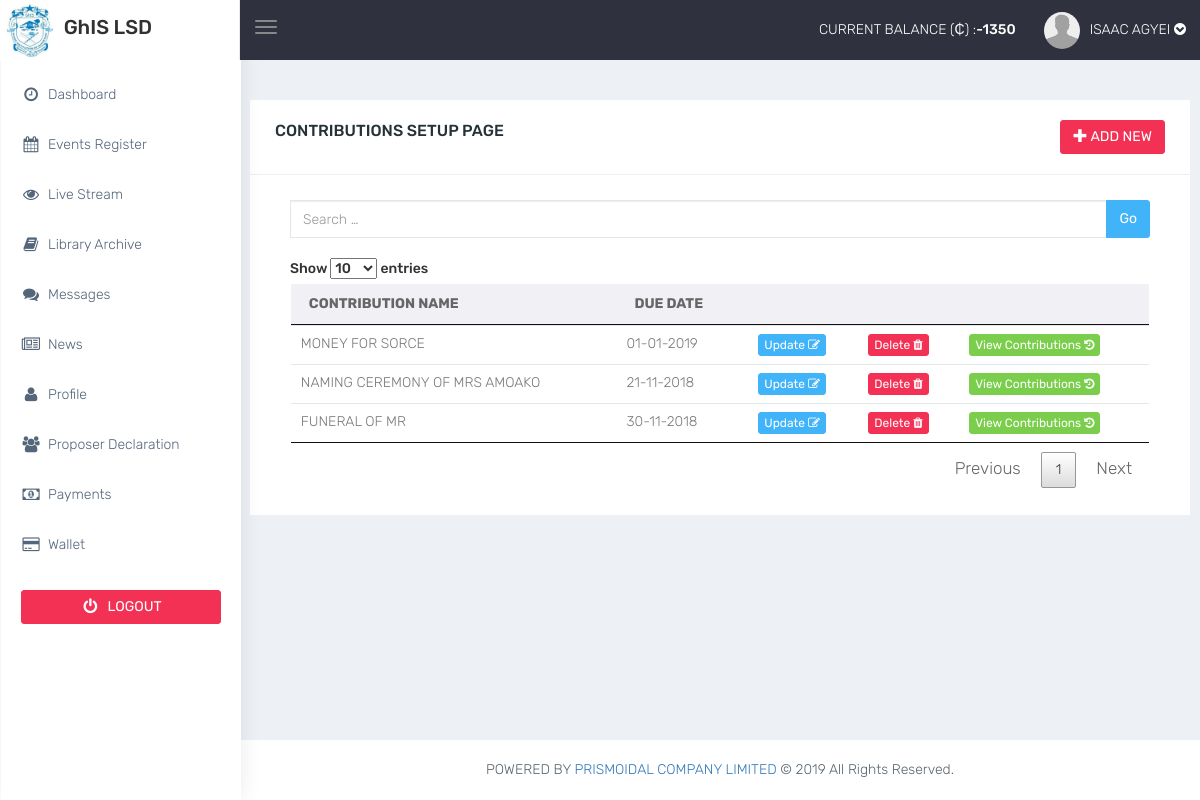
The app's page /pages/admin_contributions.php (signed in), older data.
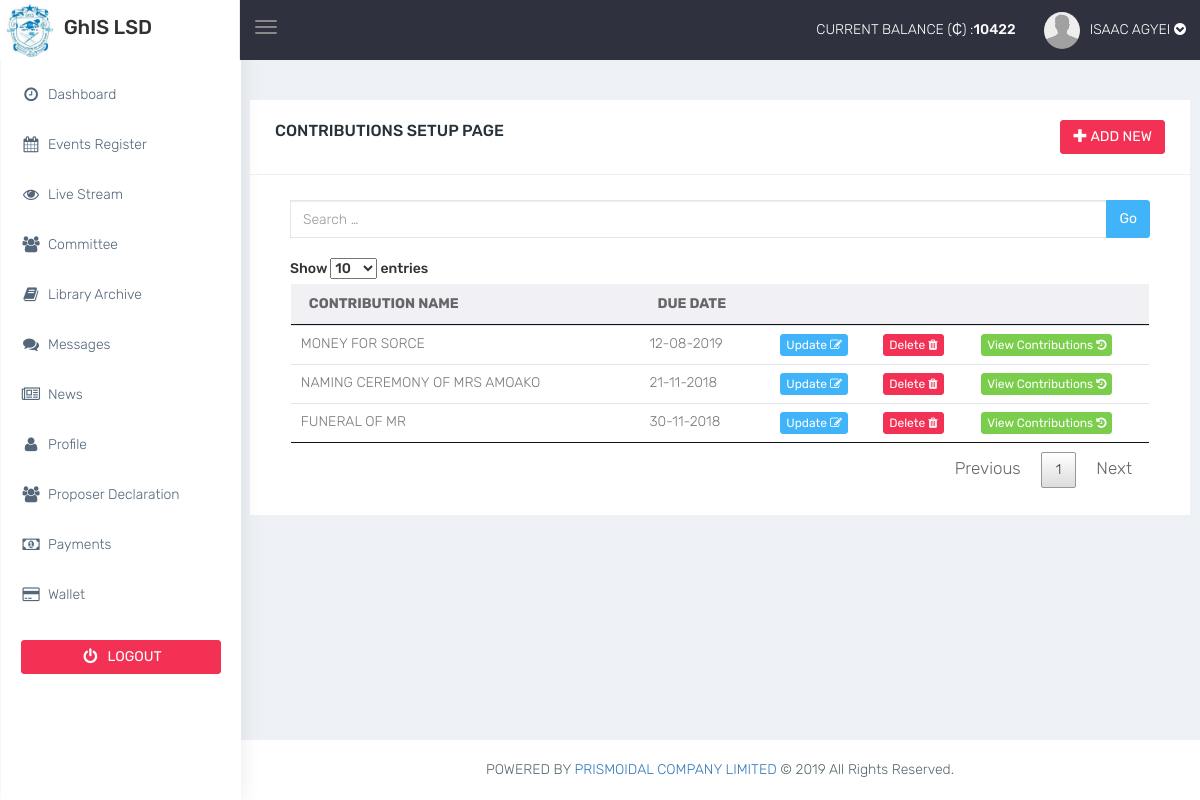
The same page, newer data.
### tables this page shows
CREATE TABLE `members` (
  `members_id` int(11) NOT NULL,
  `first_name` varchar(100) NOT NULL,
  `last_name` varchar(100) NOT NULL,
  `other_name` varchar(100) NOT NULL,
  `dob` varchar(20) NOT NULL,
  `personal_contact` varchar(20) NOT NULL,
  `emergency_contact` varchar(20) NOT NULL,
  `house_number` varchar(50) NOT NULL,
  `house_location` varchar(255) NOT NULL,
  `postal_address` varchar(255) NOT NULL,
  `professional_number` varchar(20) NOT NULL,
  `year_elected` int(11) NOT NULL,
  `surveyor_type` varchar(50) NOT NULL,
  `designation` varchar(255) NOT NULL,
  `company_name` varchar(255) NOT NULL,
  `company_type` varchar(255) NOT NULL,
  `company_contact` varchar(255) NOT NULL,
  `corporate_email` varchar(100) NOT NULL,
  `region` varchar(50) NOT NULL,
  `office_location` varchar(255) NOT NULL,
  `company_address` varchar(255) NOT NULL,
  `current_balance` varchar(100) NOT NULL,
  `committes` text NOT NULL,
  `date_done` timestamp NOT NULL DEFAULT current_timestamp(),
  `division` varchar(20) NOT NULL,
  `user_id` varchar(11) NOT NULL
);

CREATE TABLE `contribution` (
  `contribution_id` int(11) NOT NULL,
  `contribution_name` varchar(100) NOT NULL,
  `due_date` varchar(100) NOT NULL,
  `division` varchar(15) NOT NULL,
  `date_done` timestamp NOT NULL DEFAULT current_timestamp() ON UPDATE current_timestamp()
);

### pages/Classes/db/db.php (called while the page is built)
<?php
	class DbConnect{
		private $host = "localhost";
		private $dbname = "ghislsd_db";
		private $user = "root";
		private $password = "";
		public function connect(){
			try {
					$conn = new PDO("mysql:host=".$this->host."; dbname=".$this->dbname,$this->user,$this->password);
					$conn->setAttribute(PDO::ATTR_ERRMODE,PDO::ERRMODE_EXCEPTION);
					return $conn;
			} catch (PDOException $e) {
				echo "Database Error:".$e->getMessage();
			}
		}
	}
 ?>

### pages/Classes/UserBalance.php (called while the page is built, shortened)
<?php
	class UserBalance{
		private $dbConn;
		public function __construct(){
			require_once("db/db.php");
			$db = new DbConnect();
			$this->dbConn = $db->connect();
		}
			function get_balance(){
				$sql="SELECT current_balance FROM members WHERE professional_number = :memberId";
				$stmt = $this->dbConn->prepare($sql);
				$stmt->bindParam(":memberId",$_SESSION['member_id']);
				if ($stmt->execute()) {
					$results= $stmt->fetch(PDO::FETCH_ASSOC);
					return $results;
				}
				else{
					die();
					}
			}
			}
 ?>

### pages/Classes/Users.php (called while the page is built, shortened)
<?php
	class Users{
		private $dbConn;
		public function __construct(){
			require_once("db/db.php");
			$db = new DbConnect();
			$this->dbConn = $db->connect();
		}
				function get_header_fullname($data){
						$nameSql = "SELECT first_name,last_name FROM members WHERE professional_number=:professionalNumber";
						$nameStmt = $this->dbConn->prepare($nameSql);
						$nameStmt->bindParam(":professionalNumber",$data);
						if ($nameStmt->execute()) {
							$nameResults = $nameStmt->fetch(PDO::FETCH_ASSOC);
							if (!empty($nameResults)) {
								return $nameResults['first_name']." ".$nameResults['last_name'];
							}
							else{
								return $data;
							}
						}
				}
}
 ?>

### pages/Classes/Contribution.php (called while the page is built, shortened)
<?php
	class Contribution{
		private $dbConn;
		private $table = "contribution";
		public function __construct(){
			require_once("db/db.php");
			$db = new DbConnect();
			$this->dbConn = $db->connect();
		}
			function get_contributions(){
				$sql="SELECT * FROM $this->table ORDER BY contribution_id DESC";
				$stmt = $this->dbConn->prepare($sql);
				if ($stmt->execute()) {
					$results= $stmt->fetchAll(PDO::FETCH_ASSOC);
					return $results;
				}
				else{
					die();
					}
			}
	}
 ?>

### pages/admin_contributions.php (the view, shortened to what this page needs)
<?php include("header.php");
      require_once("Classes/Contribution.php");
?>
<br>
<div class="row">
    <div class="panel panel-default">
        <div class="panel-heading">
             <div class="panel-title pull-left">CONTRIBUTIONS SETUP PAGE</div>
            <div class="panel-title pull-right">
               <button data-toggle="modal" data-target="#myModal" class="btn btn-danger"><span class="glyphicon glyphicon-plus"></span> ADD NEW</button>
            </div>
            <div class="clearfix"></div>
        </div>
        <div class="panel-body">
            <div class="col-md-12">
                <div class="input-group">
                  <input type="text" name="search" class="form-control" placeholder="Search &hellip;" id="searchInput" autocomplete="off">
                  <span class="input-group-btn"><button type="button" class="btn btn-info">Go</button></span>
                </div>
            </div>
            <div class="col-md-12">
                <div class="table-responsive"><br>
                    <table class="table table-hover">
                        <thead>
                            <tr>
                                <th>CONTRIBUTION NAME</th>
                                <th>DUE DATE</th>
                                <th></th>
                                <th></th>
                                <th></th>
                            </tr>
                        </thead>
                        <tbody id="resultsDisplay">
                            <?php
                              $objContribution = new Contribution;
                              $contributions = $objContribution->get_contributions();
                              foreach ($contributions as $contribution) {
                                      echo "
                                          <tr>
                                            <td>".$contribution["contribution_name"]."</td>
                                            <td>".$contribution["due_date"]."</td>
                                            <td>
                                              <button type='button' id='".trim($contribution["contribution_id"])."' class='btn btn-info btn-xs update_data'>Update <i class='fa fa-edit'></i></button>
                                            </td>
                                            <td>
                                              <button type='button' id='".trim($contribution["contribution_id"])."' class='btn btn-danger btn-xs del_data'>Delete <i class='fa fa-trash'></i></button>
                                            </td>
                                            <td>
                                              <button type='button' id='".trim($contribution["contribution_id"])."' class='btn btn-success btn-xs view_contributions'>View Contributions <i class='fa fa-history'></i></button>
                                            </td>
                                          </tr>
                                        ";
                                  }
                             ?>
                        </tbody>
                    </table>
                </div>
            </div>
        </div>
    </div>
<?php include("footer.php");?>

### pages/header.php (shortened to what this page needs)
<?php include_once("Classes/Check.php");
      require_once("Classes/UserBalance.php");
      require_once("Classes/Users.php");
      $objUsers = new Users;
?>
<!DOCTYPE html>
<html lang="en">
<head>
    <link href="bootstrap/dist/css/bootstrap.min.css" rel="stylesheet">
    <link href="../plugins/bower_components/sidebar-nav/dist/sidebar-nav.min.css" rel="stylesheet">
    <link href="css/animate.css" rel="stylesheet">
    <link href="css/style.css" rel="stylesheet">
    <link href="css/colors/default.css" id="theme" rel="stylesheet">
    <link rel="stylesheet" type="text/css" href="../plugins/bower_components\datepicker\datepicker.css">
    <link rel="stylesheet" type="text/css" href="../plugins/bower_components\select2\select2.min.css">
    <link rel="stylesheet" type="text/css" href="../plugins/bower_components\parsley\parsley.css">
    <link href="../plugins/bower_components/toastr/toastr.min.css" rel="stylesheet">
    <link rel="stylesheet" type="text/css" href="css/datatables.css">
    <link rel="stylesheet" type="text/css" href="../plugins/bower_components\bootstrap-toggle\bootstrap-toggle.min.css">
</head>
<body class="fix-header">
    <div id="wrapper">
        <nav class="navbar navbar-default navbar-static-top m-b-0">
            <div class="navbar-header">
                <div class="top-left-part">
                    <img src="../plugins/images/logo.jpg" alt="home" width="60px" height="60px" />
                    <span style="font-size: 20px;"><b>GhIS LSD</b></span>
                </div>
                <ul class="nav navbar-top-links navbar-left pull-left">
                  <br>
                  <button type="button" class="navbar-toggle collapsed" data-toggle="collapse" data-target="#navbar" aria-expanded="false" aria-controls="navbar" aria-expanded="false" style="color:white;">
                    <span class="icon-bar"></span>
                    <span class="icon-bar"></span>
                    <span class="icon-bar"></span>
                  </button>
                </ul>
                <ul class="nav navbar-top-links navbar-right pull-right">
                    <li>
                        <?php
                            if ($_SESSION['account_type'] ==  'member') {
                                $objUserBalance = new UserBalance;
                                $getBalance = $objUserBalance->get_balance();
                                echo "<a>CURRENT BALANCE (₵) :<b>".trim($getBalance["current_balance"])."</b></a>";
                            }
                         ?>
                    </li>
                    <li class="dropdown">
                        <a class="profile-pic dropdown-toggle" data-toggle="dropdown" href="#"> <img src="../plugins/images/avatar.png" alt="user-img" width="36" class="img-circle"><?php echo strtoupper($objUsers->get_header_fullname($_SESSION["member_id"])); ?> <i class="fa fa-chevron-circle-down"></i> </a>
                    </li>
                </ul>
            </div>
        </nav>
        <div id="navbar">
            <div class="col-md-2">
                <div class="navbar-default sidebar" role="navigation">
                    <div class="sidebar-nav slimscrollsidebar ">
                        <ul class="nav" id="side-menu">
                            <li style="padding: 70px 0 0;"><a href="dashboard.php" class="waves-effect"><i class="fa fa-clock-o fa-fw" aria-hidden="true"></i>Dashboard</a></li>
                        </ul>
                        <div class="center p-20">
                             <a href="Script/log_out.php" class="btn btn-danger btn-block waves-effect waves-light"> <i class="fa fa-power-off fa-fw" aria-hidden="true"> </i>LOGOUT</a>
                         </div>
                    </div>
                </div>
            </div>
            <div class="col-md-10">
            </div>
        </div>
        <div id="page-wrapper">
            <div class="container-fluid"><br>

### pages/footer.php (shortened to what this page needs)
<footer class="footer text-center">
  POWERED BY <a href="http://theprismoid.com/" target="_blank">PRISMOIDAL COMPANY LIMITED</a> &copy; <?php echo date('Y'); ?>  All Rights Reserved.
</footer>
        </div>
    </div>
</body>
</html>

### pages/css/colors/default.css (style rules this page uses)
body { background: #fff; }
.top-left-part { background: #fff; }
.navbar-header { background: #2f323e; }
.navbar-top-links > li > a { color: #ffffff; }
.sidebar { background: #fff; box-shadow: 1px 0px 20px rgba(0, 0, 0, 0.08); }
#side-menu li a { color: #54667a; }
#side-menu li a { color: #54667a; border-left: 0px solid #fff; }
#side-menu > li > a { border-left: 3px solid transperant; }

### pages/css/datatables.css (style rules this page uses)
table.dataTable { width: 100%; margin: 0 auto; clear: both; border-collapse: separate; border-spacing: 0; }
table.dataTable thead th, table.dataTable tfoot th { font-weight: bold; }
table.dataTable thead th, table.dataTable thead td { padding: 10px 18px; border-bottom: 1px solid #111; }
table.dataTable tbody tr { background-color: #ffffff; }
table.dataTable tbody th, table.dataTable tbody td { padding: 8px 10px; }
table.dataTable.no-footer { border-bottom: 1px solid #111; }
table.dataTable, table.dataTable th, table.dataTable td { box-sizing: content-box; }

Row changes from the older to the newer data that the page shows:
changed members "ISAAC AGYEI": current_balance "-1350" → "10422"
changed contribution "MONEY FOR SORCE": due_date "01-01-2019" → "12-08-2019"
Text that changed along with them:
text no longer shown: "Events Register Live Stream Library Archive Messages News Profile Proposer Declaration Payments Wallet"
text now shown: "Events Register Live Stream Committee Library Archive Messages News Profile Proposer Declaration Payments Wallet"
